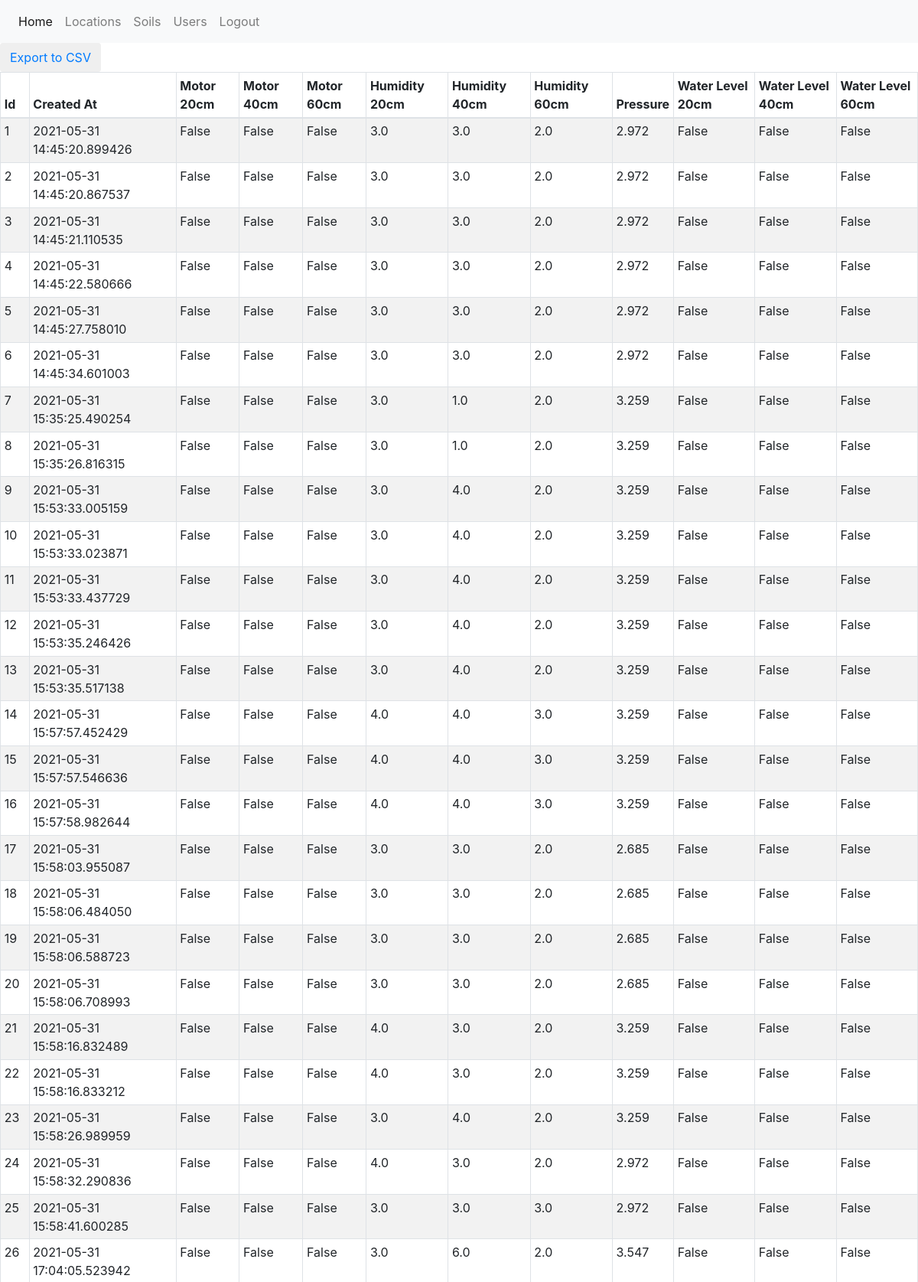
The page /device/1 (signed in, upper part) on the database its author committed.
### app/models.py (models this page shows, shortened)
class ModelMixin():
    id = db.Column(db.Integer, primary_key=True)
    created_at = db.Column(db.DateTime, default=datetime.utcnow)
    updated_at = db.Column(db.DateTime, default=datetime.utcnow, onupdate=datetime.utcnow)

class Readings(db.Model, ModelMixin):
    __tablename__ = 'readings'
    msg_id = db.Column(db.Integer, index=True)
    created_at = db.Column(db.DateTime, default=datetime.utcnow)
    device_id = db.Column(db.Integer, db.ForeignKey('devices.id'))
    device = db.relationship("Devices", back_populates="readings")
    motor_20 = db.Column(db.Boolean, default=False)
    motor_40 = db.Column(db.Boolean, default=False)
    motor_60 = db.Column(db.Boolean, default=False)
    humidity_20 = db.Column(db.Float)
    humidity_40 = db.Column(db.Float)
    humidity_60 = db.Column(db.Float)
    pressure = db.Column(db.Float)
    water_level_20 = db.Column(db.Boolean, default=False)
    water_level_40 = db.Column(db.Boolean, default=False)
    water_level_60 = db.Column(db.Boolean, default=False)
    sample = db.Column(db.Integer)

### app/routes.py (the view)
@app.route("/device/<int:device_id>", methods=["GET"])
@login_required
def device(device_id):
    device = Finders.get_device_by_id(device_id)
    if device is None:
        flash("Cant find device")
        return redirect(url_for("locations"))
    return render_template("device.html", title=device.name, device=device)

### app/finders.py (called while the page is built)
    @classmethod
    def get_device_by_id(cls, id):
        return Devices.query.filter_by(id=id).first()

### app/models.py (called while the page is built)
@login.user_loader
def load_user(id):
    return Users.query.get(int(id))

### app/routes.py (called while the page is built)
@app.context_processor
def inject_now():
    return {'now': datetime.utcnow()}

### app/templates/device.html
{% extends "base.html" %}
{% block content %}
<button class="btn btn-default">
    <a href="/device/{{ device.id }}/csv" >Export to CSV</a>
</button>
<table class="table table-striped table-bordered table-sm" cellspacing="0" width="100%">
    <thead>
        <tr>
            <th class="th-sm">Id</th>
            <th class="th-sm">Created At</th>
            <th class="th-sm">Motor 20cm</th>
            <th class="th-sm">Motor 40cm</th>
            <th class="th-sm">Motor 60cm</th>
            <th class="th-sm">Humidity 20cm</th>
            <th class="th-sm">Humidity 40cm</th>
            <th class="th-sm">Humidity 60cm</th>
            <th class="th-sm">Pressure</th>
            <th class="th-sm">Water Level 20cm</th>
            <th class="th-sm">Water Level 40cm</th>
            <th class="th-sm">Water Level 60cm</th>
        </tr>
    </thead>
    <tbody>
        {% for reading in device.readings %}
        <tr>
            <td>{{ reading.id }}</td>
            <td>{{ reading.created_at }}</td>
            <td>{{ reading.motor_20 }}</td>
            <td>{{ reading.motor_40 }}</td>
            <td>{{ reading.motor_60 }}</td>
            <td>{{ reading.humidity_20 }}</td>
            <td>{{ reading.humidity_40 }}</td>
            <td>{{ reading.humidity_60 }}</td>
            <td>{{ reading.pressure }}</td>
            <td>{{ reading.water_level_20 }}</td>
            <td>{{ reading.water_level_40 }}</td>
            <td>{{ reading.water_level_60 }}</td>
        </tr>
        {% endfor %}
    </tbody>
</table>
{% endblock %}

### app/static/css/global.css (style rules this page uses)
body { margin: 0; }

### rows shown on the page
Readings: id "1", created_at "2021-05-31 14:45:20.899426", motor_20 "False", motor_40 "False", motor_60 "False", humidity_20 "3.0", humidity_40 "3.0", humidity_60 "2.0", pressure "2.972", water_level_20 "False", water_level_40 "False", water_level_60 "False"
Readings: id "2", created_at "2021-05-31 14:45:20.867537", motor_20 "False", motor_40 "False", motor_60 "False", humidity_20 "3.0", humidity_40 "3.0", humidity_60 "2.0", pressure "2.972", water_level_20 "False", water_level_40 "False", water_level_60 "False"
Readings: id "3", created_at "2021-05-31 14:45:21.110535", motor_20 "False", motor_40 "False", motor_60 "False", humidity_20 "3.0", humidity_40 "3.0", humidity_60 "2.0", pressure "2.972", water_level_20 "False", water_level_40 "False", water_level_60 "False"
Readings: id "4", created_at "2021-05-31 14:45:22.580666", motor_20 "False", motor_40 "False", motor_60 "False", humidity_20 "3.0", humidity_40 "3.0", humidity_60 "2.0", pressure "2.972", water_level_20 "False", water_level_40 "False", water_level_60 "False"
Readings: id "5", created_at "2021-05-31 14:45:27.758010", motor_20 "False", motor_40 "False", motor_60 "False", humidity_20 "3.0", humidity_40 "3.0", humidity_60 "2.0", pressure "2.972", water_level_20 "False", water_level_40 "False", water_level_60 "False"
Readings: id "6", created_at "2021-05-31 14:45:34.601003", motor_20 "False", motor_40 "False", motor_60 "False", humidity_20 "3.0", humidity_40 "3.0", humidity_60 "2.0", pressure "2.972", water_level_20 "False", water_level_40 "False", water_level_60 "False"
Readings: id "7", created_at "2021-05-31 15:35:25.490254", motor_20 "False", motor_40 "False", motor_60 "False", humidity_20 "3.0", humidity_40 "1.0", humidity_60 "2.0", pressure "3.259", water_level_20 "False", water_level_40 "False", water_level_60 "False"
Readings: id "8", created_at "2021-05-31 15:35:26.816315", motor_20 "False", motor_40 "False", motor_60 "False", humidity_20 "3.0", humidity_40 "1.0", humidity_60 "2.0", pressure "3.259", water_level_20 "False", water_level_40 "False", water_level_60 "False"
Readings: id "9", created_at "2021-05-31 15:53:33.005159", motor_20 "False", motor_40 "False", motor_60 "False", humidity_20 "3.0", humidity_40 "4.0", humidity_60 "2.0", pressure "3.259", water_level_20 "False", water_level_40 "False", water_level_60 "False"
Readings: id "10", created_at "2021-05-31 15:53:33.023871", motor_20 "False", motor_40 "False", motor_60 "False", humidity_20 "3.0", humidity_40 "4.0", humidity_60 "2.0", pressure "3.259", water_level_20 "False", water_level_40 "False", water_level_60 "False"
Readings: id "11", created_at "2021-05-31 15:53:33.437729", motor_20 "False", motor_40 "False", motor_60 "False", humidity_20 "3.0", humidity_40 "4.0", humidity_60 "2.0", pressure "3.259", water_level_20 "False", water_level_40 "False", water_level_60 "False"
Readings: id "12", created_at "2021-05-31 15:53:35.246426", motor_20 "False", motor_40 "False", motor_60 "False", humidity_20 "3.0", humidity_40 "4.0", humidity_60 "2.0", pressure "3.259", water_level_20 "False", water_level_40 "False", water_level_60 "False"
Readings: id "13", created_at "2021-05-31 15:53:35.517138", motor_20 "False", motor_40 "False", motor_60 "False", humidity_20 "3.0", humidity_40 "4.0", humidity_60 "2.0", pressure "3.259", water_level_20 "False", water_level_40 "False", water_level_60 "False"
Readings: id "14", created_at "2021-05-31 15:57:57.452429", motor_20 "False", motor_40 "False", motor_60 "False", humidity_20 "4.0", humidity_40 "4.0", humidity_60 "3.0", pressure "3.259", water_level_20 "False", water_level_40 "False", water_level_60 "False"
Readings: id "15", created_at "2021-05-31 15:57:57.546636", motor_20 "False", motor_40 "False", motor_60 "False", humidity_20 "4.0", humidity_40 "4.0", humidity_60 "3.0", pressure "3.259", water_level_20 "False", water_level_40 "False", water_level_60 "False"
Readings: id "16", created_at "2021-05-31 15:57:58.982644", motor_20 "False", motor_40 "False", motor_60 "False", humidity_20 "4.0", humidity_40 "4.0", humidity_60 "3.0", pressure "3.259", water_level_20 "False", water_level_40 "False", water_level_60 "False"
Readings: id "17", created_at "2021-05-31 15:58:03.955087", motor_20 "False", motor_40 "False", motor_60 "False", humidity_20 "3.0", humidity_40 "3.0", humidity_60 "2.0", pressure "2.685", water_level_20 "False", water_level_40 "False", water_level_60 "False"
Readings: id "18", created_at "2021-05-31 15:58:06.484050", motor_20 "False", motor_40 "False", motor_60 "False", humidity_20 "3.0", humidity_40 "3.0", humidity_60 "2.0", pressure "2.685", water_level_20 "False", water_level_40 "False", water_level_60 "False"
Readings: id "19", created_at "2021-05-31 15:58:06.588723", motor_20 "False", motor_40 "False", motor_60 "False", humidity_20 "3.0", humidity_40 "3.0", humidity_60 "2.0", pressure "2.685", water_level_20 "False", water_level_40 "False", water_level_60 "False"
Readings: id "20", created_at "2021-05-31 15:58:06.708993", motor_20 "False", motor_40 "False", motor_60 "False", humidity_20 "3.0", humidity_40 "3.0", humidity_60 "2.0", pressure "2.685", water_level_20 "False", water_level_40 "False", water_level_60 "False"
Readings: id "21", created_at "2021-05-31 15:58:16.832489", motor_20 "False", motor_40 "False", motor_60 "False", humidity_20 "4.0", humidity_40 "3.0", humidity_60 "2.0", pressure "3.259", water_level_20 "False", water_level_40 "False", water_level_60 "False"
Readings: id "22", created_at "2021-05-31 15:58:16.833212", motor_20 "False", motor_40 "False", motor_60 "False", humidity_20 "4.0", humidity_40 "3.0", humidity_60 "2.0", pressure "3.259", water_level_20 "False", water_level_40 "False", water_level_60 "False"
Readings: id "23", created_at "2021-05-31 15:58:26.989959", motor_20 "False", motor_40 "False", motor_60 "False", humidity_20 "3.0", humidity_40 "4.0", humidity_60 "2.0", pressure "3.259", water_level_20 "False", water_level_40 "False", water_level_60 "False"
Readings: id "24", created_at "2021-05-31 15:58:32.290836", motor_20 "False", motor_40 "False", motor_60 "False", humidity_20 "4.0", humidity_40 "3.0", humidity_60 "2.0", pressure "2.972", water_level_20 "False", water_level_40 "False", water_level_60 "False"
Readings: id "25", created_at "2021-05-31 15:58:41.600285", motor_20 "False", motor_40 "False", motor_60 "False", humidity_20 "3.0", humidity_40 "3.0", humidity_60 "3.0", pressure "2.972", water_level_20 "False", water_level_40 "False", water_level_60 "False"
Readings: id "26", created_at "2021-05-31 17:04:05.523942", motor_20 "False", motor_40 "False", motor_60 "False", humidity_20 "3.0", humidity_40 "6.0", humidity_60 "2.0", pressure "3.547", water_level_20 "False", water_level_40 "False", water_level_60 "False"
